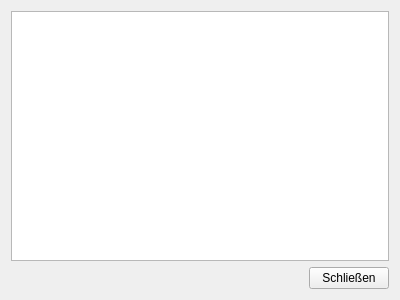
<?xml version="1.0" encoding="UTF-8"?>
<ui version="4.0">
 <class>DeviceInformation</class>
 <widget class="QWidget" name="DeviceInformation">
  <property name="geometry">
   <rect>
    <x>0</x>
    <y>0</y>
    <width>400</width>
    <height>300</height>
   </rect>
  </property>
  <property name="windowTitle">
   <string>Form</string>
  </property>
  <layout class="QVBoxLayout" name="verticalLayout_2">
   <item>
    <widget class="QTextEdit" name="teInfo"/>
   </item>
   <item>
    <layout class="QVBoxLayout" name="verticalLayout">
     <item>
      <layout class="QHBoxLayout" name="horizontalLayout">
       <item>
        <spacer name="horizontalSpacer">
         <property name="orientation">
          <enum>Qt::Horizontal</enum>
         </property>
         <property name="sizeHint" stdset="0">
          <size>
           <width>40</width>
           <height>20</height>
          </size>
         </property>
        </spacer>
       </item>
       <item>
        <widget class="QPushButton" name="btClose">
         <property name="text">
          <string>Schließen</string>
         </property>
        </widget>
       </item>
      </layout>
     </item>
    </layout>
   </item>
  </layout>
 </widget>
 <resources/>
 <connections/>
</ui>
